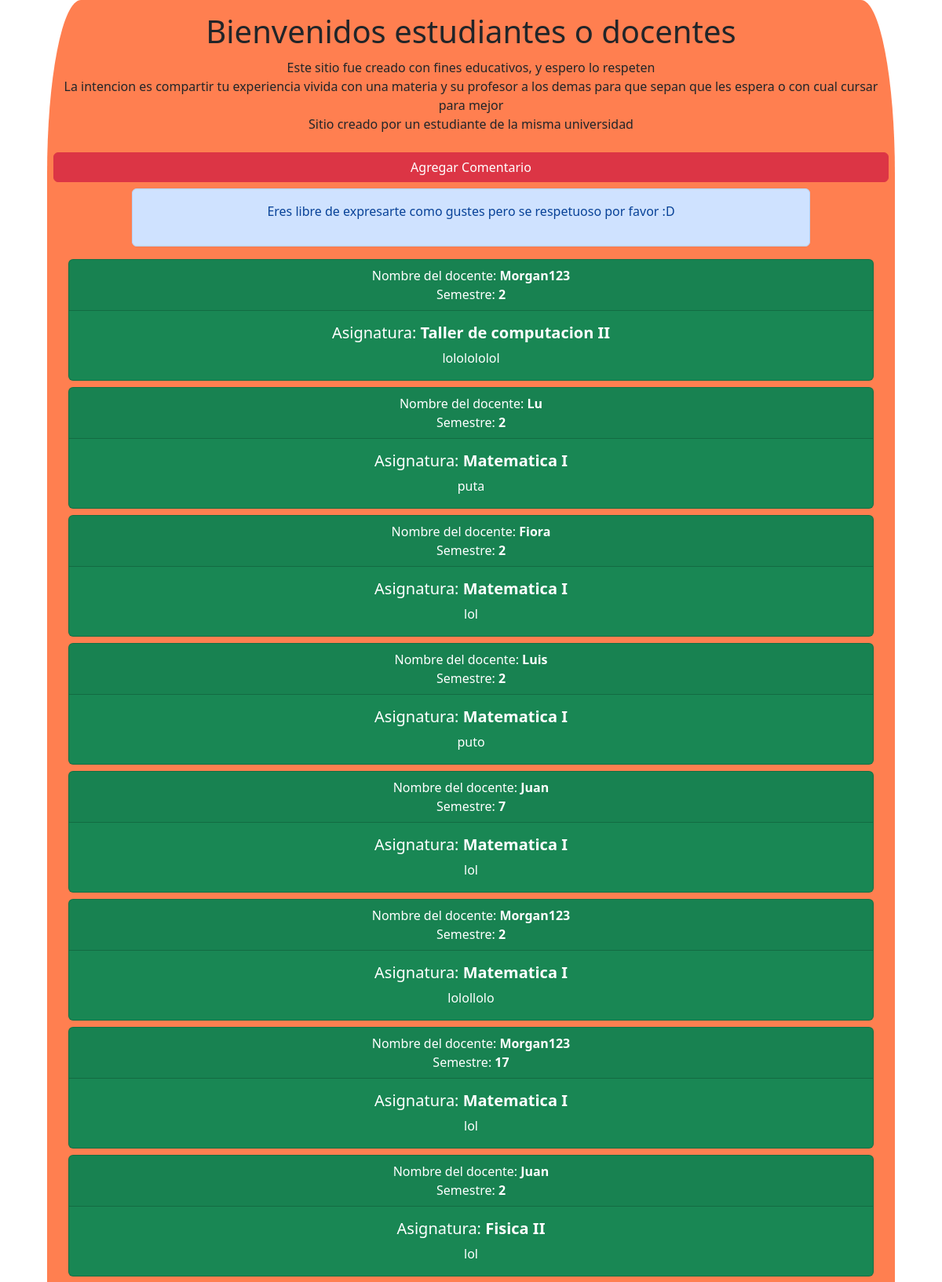
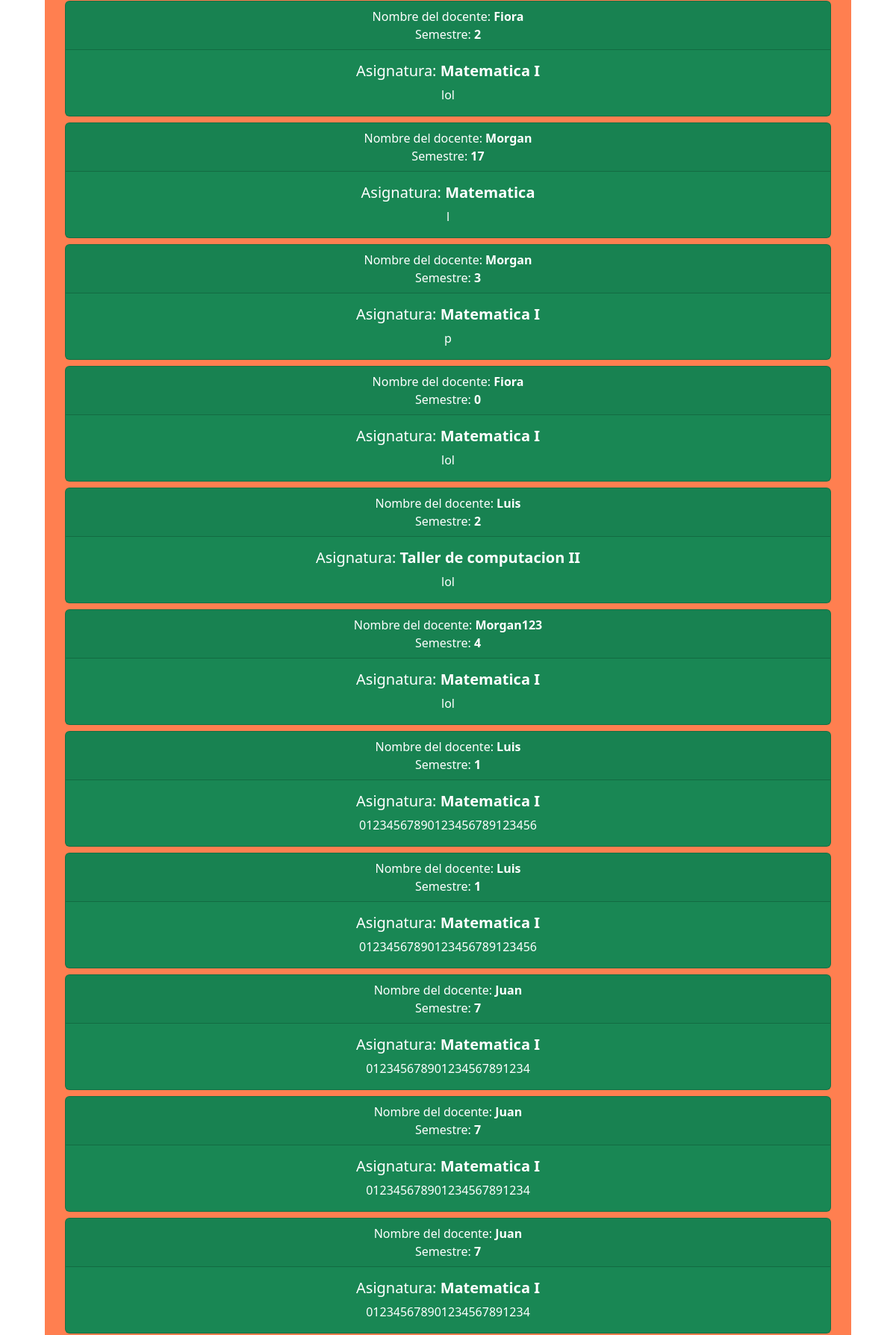
The page / (upper part) on the database its author committed (2 pictures, top to bottom).
### Notes/models.py (models this page shows)
class DataProfessor(models.Model):
    name_professor=models.CharField(max_length=26)
    number_semester=models.IntegerField()
    course=models.CharField(max_length=20, default=0)
    content=models.CharField(max_length=300)
    created=models.DateTimeField(auto_now_add=True)

### Notes/views.py (the view, shortened to what this page needs)
# urls.py: path('', views.main, name='main'),
def main(request):
    allData = DataProfessor.objects.all()
    return render(request,'index.html', {'allData':allData})

### Notes/templates/index.html (shortened to what this page needs)
{% load static %}
<!DOCTYPE html>
<html lang="en">
    <head>
    <link href="https://cdn.jsdelivr.net/npm/bootstrap@5.2.0-beta1/dist/css/bootstrap.min.css" rel="stylesheet">
    <link rel="stylesheet" href="{% static 'css/index.css' %}">
</head>
<body>
    <main>
        <div class="divMain">
            <div style="padding: 1rem;">
                <h1 style="margin-bottom: 10px;">Bienvenidos estudiantes o docentes</h1>
                <p style="margin: 0%;">Este sitio fue creado con fines educativos, y espero lo respeten</p>
                <p style="margin: 0%;">La intencion es compartir tu experiencia vivida con una materia y su profesor a los demas para que sepan que les espera o con cual cursar para mejor</p>
                <p style="margin: 0%;">Sitio creado por un estudiante de la misma universidad</p>
            </div>
            <div class="d-grid gap-2 btn-addComment">
                <button class="btn btn-danger" type="button" data-bs-toggle="modal" data-bs-target="#staticBackdrop">Agregar Comentario</button>
            </div>
            <section class="alert alert-primary" role="alert" style="width: 80%; height: 30%; margin-left: auto; margin-right: auto;">
                {% if request.method == 'POST' %}
                    {% if err.name == None and err.semester == None and err.comment == None %}
                        <p>Su mensaje ha sido enviado con exito</p>
                    {% endif %}
                {% else %}
                    <p>Eres libre de expresarte como gustes pero se respetuoso por favor :D</p>
                {% endif %}
            </section>
            <section>
                {% for data in allData %}
                    <div class="shareCard card text-bg-success">
                        <div class="card-header">
                          Nombre del docente: <strong>{{data.name_professor}}</strong>
                          <br>
                          Semestre: <strong>{{data.number_semester}}</strong>
                        </div>
                        <div class="card-body">
                          <h5 class="card-title">Asignatura: <strong>{{data.course}}</strong></h5>
                          <p class="card-text">{{data.content}}</p>
                        </div>
                    </div>
                {% endfor %}
            </section>
        </div>
    </main>
</body>
</html>

### Notes/static/css/index.css (style rules this page uses)
body { background-image: url('https://www.dzoom.org.es/wp-content/uploads/2019/09/paisajes-expresivos-734x489.jpg'); background-repeat: no-repeat; background-attachment: fixed; background-size: 100% 100%; }
.divMain { background-color: coral; width: 90%; height: 100%; margin-left: auto; margin-right: auto; text-align: center; border-radius: 4%; }
.shareCard { margin-bottom: .5rem; width: 95% !important; margin-left: auto; margin-right: auto; }
.btn-addComment { position:sticky; top: 0%; padding: .5rem; z-index: 999; }

### rows shown on the page
DataProfessor: name_professor "Morgan123", number_semester "2", course "Taller de computacion II", content "lololololol"
DataProfessor: name_professor "Lu", number_semester "2", course "Matematica I", content "puta"
DataProfessor: name_professor "Fiora", number_semester "2", course "Matematica I", content "lol"
DataProfessor: name_professor "Luis", number_semester "2", course "Matematica I", content "puto"
DataProfessor: name_professor "Juan", number_semester "7", course "Matematica I", content "lol"
DataProfessor: name_professor "Morgan123", number_semester "2", course "Matematica I", content "lolollolo"
DataProfessor: name_professor "Morgan123", number_semester "17", course "Matematica I", content "lol"
DataProfessor: name_professor "Juan", number_semester "2", course "Fisica II", content "lol"
DataProfessor: name_professor "Fiora", number_semester "2", course "Matematica I", content "lol"
DataProfessor: name_professor "Morgan", number_semester "17", course "Matematica", content "l"
DataProfessor: name_professor "Morgan", number_semester "3", course "Matematica I", content "p"
DataProfessor: name_professor "Fiora", number_semester "0", course "Matematica I", content "lol"
DataProfessor: name_professor "Luis", number_semester "2", course "Taller de computacion II", content "lol"
DataProfessor: name_professor "Morgan123", number_semester "4", course "Matematica I", content "lol"
DataProfessor: name_professor "Luis", number_semester "1", course "Matematica I", content "01234567890123456789123456"
DataProfessor: name_professor "Luis", number_semester "1", course "Matematica I", content "01234567890123456789123456"
DataProfessor: name_professor "Juan", number_semester "7", course "Matematica I", content "012345678901234567891234"
DataProfessor: name_professor "Juan", number_semester "7", course "Matematica I", content "012345678901234567891234"
DataProfessor: name_professor "Juan", number_semester "7", course "Matematica I", content "012345678901234567891234"
